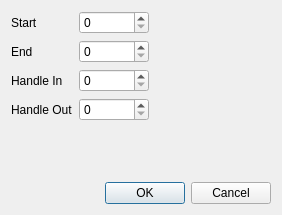
<?xml version="1.0" encoding="UTF-8"?>
<ui version="4.0">
 <class>Dialog</class>
 <widget class="QDialog" name="Dialog">
  <property name="geometry">
   <rect>
    <x>0</x>
    <y>0</y>
    <width>282</width>
    <height>215</height>
   </rect>
  </property>
  <property name="windowTitle">
   <string>Dialog</string>
  </property>
  <layout class="QGridLayout" name="gridLayout">
   <item row="0" column="0">
    <layout class="QVBoxLayout" name="verticalLayout">
     <item>
      <layout class="QHBoxLayout" name="horizontalLayout">
       <item>
        <widget class="QLabel" name="label">
         <property name="text">
          <string>Start</string>
         </property>
        </widget>
       </item>
       <item>
        <widget class="QSpinBox" name="start">
         <property name="minimumSize">
          <size>
           <width>70</width>
           <height>0</height>
          </size>
         </property>
         <property name="suffix">
          <string/>
         </property>
         <property name="maximum">
          <number>1000</number>
         </property>
        </widget>
       </item>
      </layout>
     </item>
     <item>
      <layout class="QHBoxLayout" name="horizontalLayout_2">
       <item>
        <widget class="QLabel" name="label_2">
         <property name="text">
          <string>End</string>
         </property>
        </widget>
       </item>
       <item>
        <widget class="QSpinBox" name="end">
         <property name="minimumSize">
          <size>
           <width>70</width>
           <height>0</height>
          </size>
         </property>
         <property name="suffix">
          <string/>
         </property>
         <property name="maximum">
          <number>1000</number>
         </property>
        </widget>
       </item>
      </layout>
     </item>
     <item>
      <layout class="QHBoxLayout" name="horizontalLayout_3">
       <item>
        <widget class="QLabel" name="label_3">
         <property name="text">
          <string>Handle In</string>
         </property>
        </widget>
       </item>
       <item>
        <widget class="QSpinBox" name="handleIn">
         <property name="minimumSize">
          <size>
           <width>70</width>
           <height>0</height>
          </size>
         </property>
         <property name="suffix">
          <string/>
         </property>
         <property name="maximum">
          <number>1000</number>
         </property>
        </widget>
       </item>
      </layout>
     </item>
     <item>
      <layout class="QHBoxLayout" name="horizontalLayout_4">
       <item>
        <widget class="QLabel" name="label_4">
         <property name="text">
          <string>Handle Out</string>
         </property>
        </widget>
       </item>
       <item>
        <widget class="QSpinBox" name="handleOut">
         <property name="minimumSize">
          <size>
           <width>70</width>
           <height>0</height>
          </size>
         </property>
         <property name="suffix">
          <string/>
         </property>
         <property name="maximum">
          <number>1000</number>
         </property>
        </widget>
       </item>
      </layout>
     </item>
    </layout>
   </item>
   <item row="0" column="1">
    <spacer name="horizontalSpacer">
     <property name="orientation">
      <enum>Qt::Horizontal</enum>
     </property>
     <property name="sizeHint" stdset="0">
      <size>
       <width>121</width>
       <height>20</height>
      </size>
     </property>
    </spacer>
   </item>
   <item row="1" column="0">
    <spacer name="verticalSpacer">
     <property name="orientation">
      <enum>Qt::Vertical</enum>
     </property>
     <property name="sizeHint" stdset="0">
      <size>
       <width>20</width>
       <height>51</height>
      </size>
     </property>
    </spacer>
   </item>
   <item row="2" column="0" colspan="2">
    <widget class="QDialogButtonBox" name="buttonBox">
     <property name="orientation">
      <enum>Qt::Horizontal</enum>
     </property>
     <property name="standardButtons">
      <set>QDialogButtonBox::Cancel|QDialogButtonBox::Ok</set>
     </property>
    </widget>
   </item>
  </layout>
 </widget>
 <resources/>
 <connections>
  <connection>
   <sender>buttonBox</sender>
   <signal>accepted()</signal>
   <receiver>Dialog</receiver>
   <slot>accept()</slot>
   <hints>
    <hint type="sourcelabel">
     <x>248</x>
     <y>254</y>
    </hint>
    <hint type="destinationlabel">
     <x>157</x>
     <y>274</y>
    </hint>
   </hints>
  </connection>
  <connection>
   <sender>buttonBox</sender>
   <signal>rejected()</signal>
   <receiver>Dialog</receiver>
   <slot>reject()</slot>
   <hints>
    <hint type="sourcelabel">
     <x>316</x>
     <y>260</y>
    </hint>
    <hint type="destinationlabel">
     <x>286</x>
     <y>274</y>
    </hint>
   </hints>
  </connection>
 </connections>
</ui>
